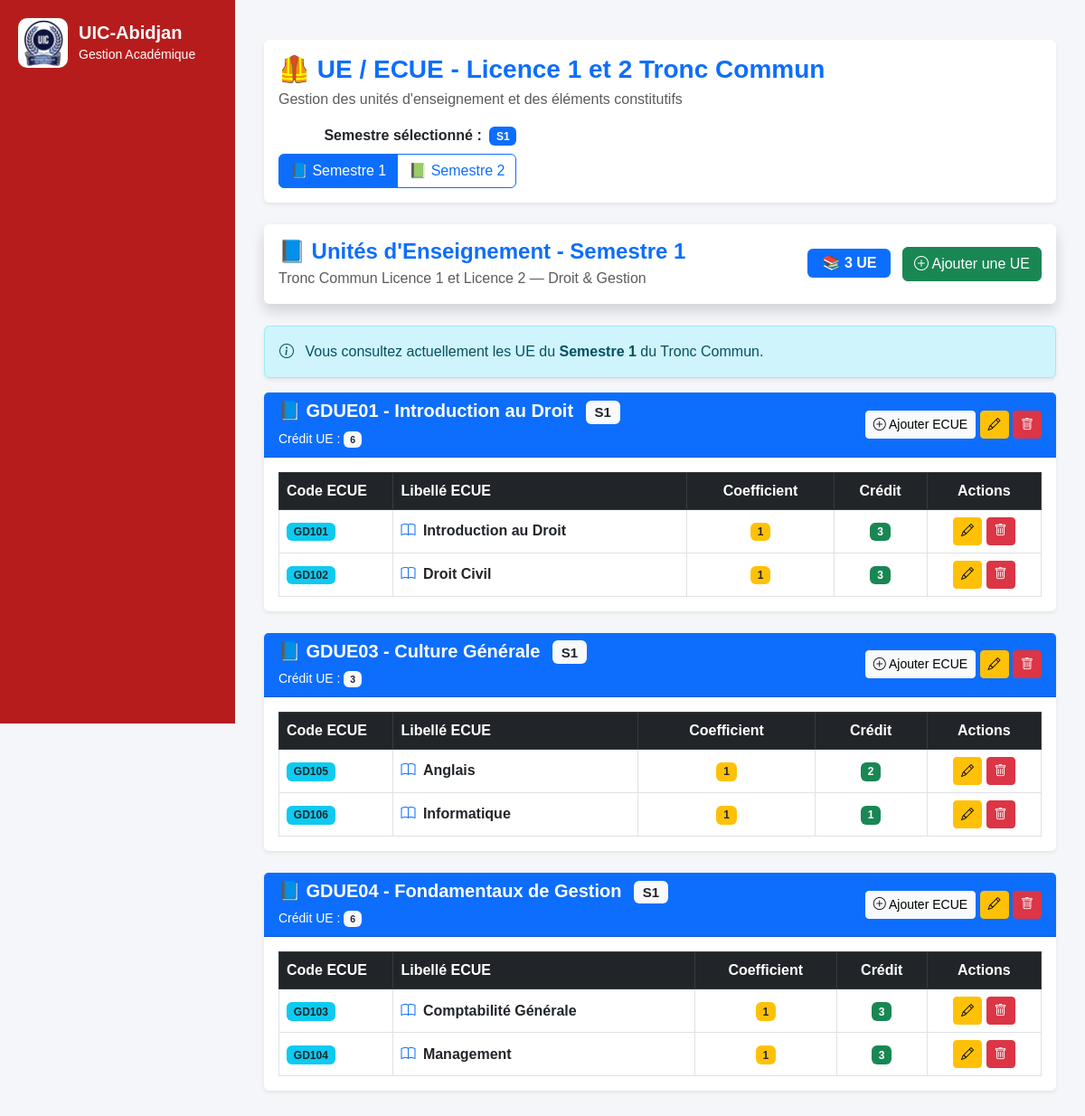
/lmd/tronc-commun/ue/, run on the app's committed database.
### lmd/models.py (models this page shows, shortened)
class UE(models.Model):
    niveau = models.CharField(
    max_length=2,
    choices=[
        ("L1", "Licence 1"),
        ("L2", "Licence 2"),
        ("L3", "Licence 3"),
       ],
        default="L1"
     )
    SEMESTRE_CHOICES = (
        ("S1", "Semestre 1"),
        ("S2", "Semestre 2"),
        ("S3", "Semestre 3"),
        ("S4", "Semestre 4"),
        ("S5", "Semestre 5"),
        ("S6", "Semestre 6"),
    )
    session = models.CharField(
    max_length=1,
    choices=[
        ("1", "Session 1"),
        ("2", "Session 2 (Rattrapage)"),
     ],
     default="1"
     )
    code = models.CharField(
        max_length=20
    )
    libelle = models.CharField(
        max_length=200
    )
    credit = models.PositiveIntegerField(
        default=0
    )
    filiere = models.ForeignKey(
        "FiliereLMD",
        null=True,
        blank=True,
        on_delete=models.PROTECT,
        related_name="ues"
    )
    grande_unite = models.ForeignKey(
        "GrandeUnite",
        null=True,
        blank=True,
        on_delete=models.PROTECT,
        related_name="ues"
    )
    semestre = models.CharField(
        max_length=2,
        choices=SEMESTRE_CHOICES,
        default="S1"
    )
    ordre = models.PositiveIntegerField(default=1)
    class Meta:
        ordering = ["ordre"]

class ECUE(models.Model):
    ue = models.ForeignKey(
        UE,
        on_delete=models.CASCADE,
        related_name="ecues"
    )
    code = models.CharField(max_length=20)
    libelle = models.CharField(max_length=200)
    coefficient = models.IntegerField(default=1)
    credit = models.IntegerField(default=1)
    ordre = models.IntegerField(default=1)
    semestre = models.CharField(
        max_length=5,
        choices=[
            ("S1", "Semestre 1"),
            ("S2", "Semestre 2"),
        ],
        default="S1"
    )

### lmd/views.py (the view)
# urls.py: path("tronc-commun/ue/",views.tronc_commun_ue,name="tronc_commun_ue"),
def tronc_commun_ue(request):
    semestre = request.GET.get("semestre", "S1")
    if semestre not in ["S1", "S2"]:
        semestre = "S1"
    ues = UE.objects.filter(
        filiere__libelle="Gestion et Droit",
        semestre=semestre
    ).prefetch_related(
        "ecues"
    ).order_by(
        "code"
    )
    return render(
        request,
        "lmd/trom_commun/ue.html",
        {
            "ues": ues,
            "semestre": semestre,
            "titre": "UE / ECUE Tronc Commun L1-L2 Droit & Gestion"
        }
    )

### lmd/templates/lmd/trom_commun/ue.html (shortened to what this page needs)
{% extends "base.html" %}
{% block content %}
<div class="container-fluid mt-4">
    <div class="card shadow-sm border-0 mb-4">
        <div class="card-body">
            <div class="d-flex justify-content-between align-items-center flex-wrap gap-3">
                <div>
                    <h3 class="fw-bold text-primary mb-1">
                        🦺 UE / ECUE - Licence 1 et 2 Tronc Commun
                    </h3>
                    <p class="text-muted mb-0">
                        Gestion des unités d'enseignement et des éléments constitutifs
                    </p>
                </div>
                <div class="text-end">
                    <div class="mb-2">
                        <span class="fw-bold text-dark">
                            Semestre sélectionné :
                        </span>
                        <span class="badge bg-primary ms-1">
                            {{ semestre }}
                        </span>
                    </div>
                    <div class="btn-group" role="group">
                        <a href="?semestre=S1"
                            class="btn {% if semestre == 'S1' %}btn-primary{% else %}btn-outline-primary{% endif %}">
                            📘 Semestre 1
                        </a>
                        <a href="?semestre=S2"
                            class="btn {% if semestre == 'S2' %}btn-primary{% else %}btn-outline-primary{% endif %}">
                            📗 Semestre 2
                        </a>
                    </div>
                </div>
            </div>
        </div>
    </div>
    <div class="card shadow border-0 mb-4">
        <div class="card-body d-flex justify-content-between align-items-center flex-wrap gap-3">
            <div>
                <h4 class="fw-bold text-primary mb-1">
                    {% if semestre == "S1" %}
                    📘 Unités d'Enseignement - Semestre 1
                    {% elif semestre == "S2" %}
                    📗 Unités d'Enseignement - Semestre 2
                    {% else %}
                    📚 Unités d'Enseignement
                    {% endif %}
                </h4>
                <p class="text-muted mb-0">
                    Tronc Commun Licence 1 et Licence 2
                    — Droit & Gestion
                </p>
            </div>
            <div class="text-end">
                <span class="badge bg-primary fs-6 px-3 py-2 me-2">
                    📚 {{ ues|length }} UE
                </span>
                <a href="{% url 'l3_tc_ue_add' %}?semestre={{ semestre }}" class="btn btn-success">
                    <i class="bi bi-plus-circle"></i>
                    Ajouter une UE
                </a>
            </div>
        </div>
    </div>
    <div class="alert alert-info shadow-sm">
        <i class="bi bi-info-circle me-2"></i>
        Vous consultez actuellement les UE du
        <strong>
            {% if semestre == "S1" %}
            Semestre 1
            {% elif semestre == "S2" %}
            Semestre 2
            {% else %}
            semestre sélectionné
            {% endif %}
        </strong>
        du Tronc Commun.
    </div>
    {% for ue in ues %}
    <div class="card shadow-sm border-0 mb-4">
        <div class="card-header bg-primary text-white">
            <div class="d-flex justify-content-between align-items-center flex-wrap gap-3">
                <div>
                    <h5 class="mb-1 fw-bold">
                        📘 {{ ue.code }}
                        -
                        {{ ue.libelle }}
                        <span class="badge bg-light text-dark ms-2">
                            {{ ue.semestre }}
                        </span>
                    </h5>
                    <small>
                        Crédit UE :
                        <span class="badge bg-light text-dark">
                            {{ ue.credit }}
                        </span>
                    </small>
                </div>
                <div>
                    <a href="{% url 'l3_tc_ecue_add' ue.id %}" class="btn btn-light btn-sm">
                        <i class="bi bi-plus-circle"></i>
                        Ajouter ECUE
                    </a>
                    <a href="{% url 'l3_tc_ue_update' ue.id %}" class="btn btn-warning btn-sm">
                        <i class="bi bi-pencil"></i>
                    </a>
                    <a href="{% url 'l3_tc_ue_delete' ue.id %}" class="btn btn-danger btn-sm">
                        <i class="bi bi-trash"></i>
                    </a>
                </div>
            </div>
        </div>
        <div class="card-body">
            <div class="table-responsive">
                <table class="table table-hover table-bordered align-middle mb-0">
                    <thead class="table-dark">
                        <tr>
                            <th width="15%">
                                Code ECUE
                            </th>
                            <th>
                                Libellé ECUE
                            </th>
                            <th class="text-center">
                                Coefficient
                            </th>
                            <th class="text-center">
                                Crédit
                            </th>
                            <th class="text-center" width="15%">
                                Actions
                            </th>
                        </tr>
                    </thead>
                    <tbody>
                        {% for ecue in ue.ecues.all %}
                        <tr>
                            <td>
                                <span class="badge bg-info text-dark">
                                    {{ ecue.code }}
                                </span>
                            </td>
                            <td>
                                <i class="bi bi-book text-primary me-1"></i>
                                <strong>
                                    {{ ecue.libelle }}
                                </strong>
                            </td>
                            <td class="text-center">
                                <span class="badge bg-warning text-dark">
                                    {{ ecue.coefficient }}
                                </span>
                            </td>
                            <td class="text-center">
                                <span class="badge bg-success">
                                    {{ ecue.credit }}
                                </span>
                            </td>
                            <td class="text-center">
                                <a href="{% url 'l3_tc_ecue_update' ecue.id %}" class="btn btn-warning btn-sm"
                                    title="Modifier">
                                    <i class="bi bi-pencil"></i>
                                </a>
                                <a href="{% url 'l3_tc_ecue_delete' ecue.id %}" class="btn btn-danger btn-sm"
                                    title="Supprimer">
                                    <i class="bi bi-trash"></i>
                                </a>
                            </td>
                        </tr>
                        {% endfor %}
                    </tbody>
                </table>
            </div>
        </div>
    </div>
    {% endfor %}
</div>
{% endblock %}

### core/templates/base.html (style rules this page uses)
body { margin: 0; font-family: Arial, sans-serif; background: #f4f6f9; }

### data on the page
UE: code "GDUE01", libelle "Introduction au Droit", semestre "S1", credit "6"
ECUE: code "GD101", libelle "Introduction au Droit", coefficient "1", credit "3"
ECUE: code "GD102", libelle "Droit Civil", coefficient "1", credit "3"
UE: code "GDUE03", libelle "Culture Générale", semestre "S1", credit "3"
ECUE: code "GD105", libelle "Anglais", coefficient "1", credit "2"
ECUE: code "GD106", libelle "Informatique", coefficient "1", credit "1"
UE: code "GDUE04", libelle "Fondamentaux de Gestion", semestre "S1", credit "6"
ECUE: code "GD103", libelle "Comptabilité Générale", coefficient "1", credit "3"
ECUE: code "GD104", libelle "Management", coefficient "1", credit "3"

### other printed values
{{ semestre }} "S1"
{{ ues|length }} "3"
